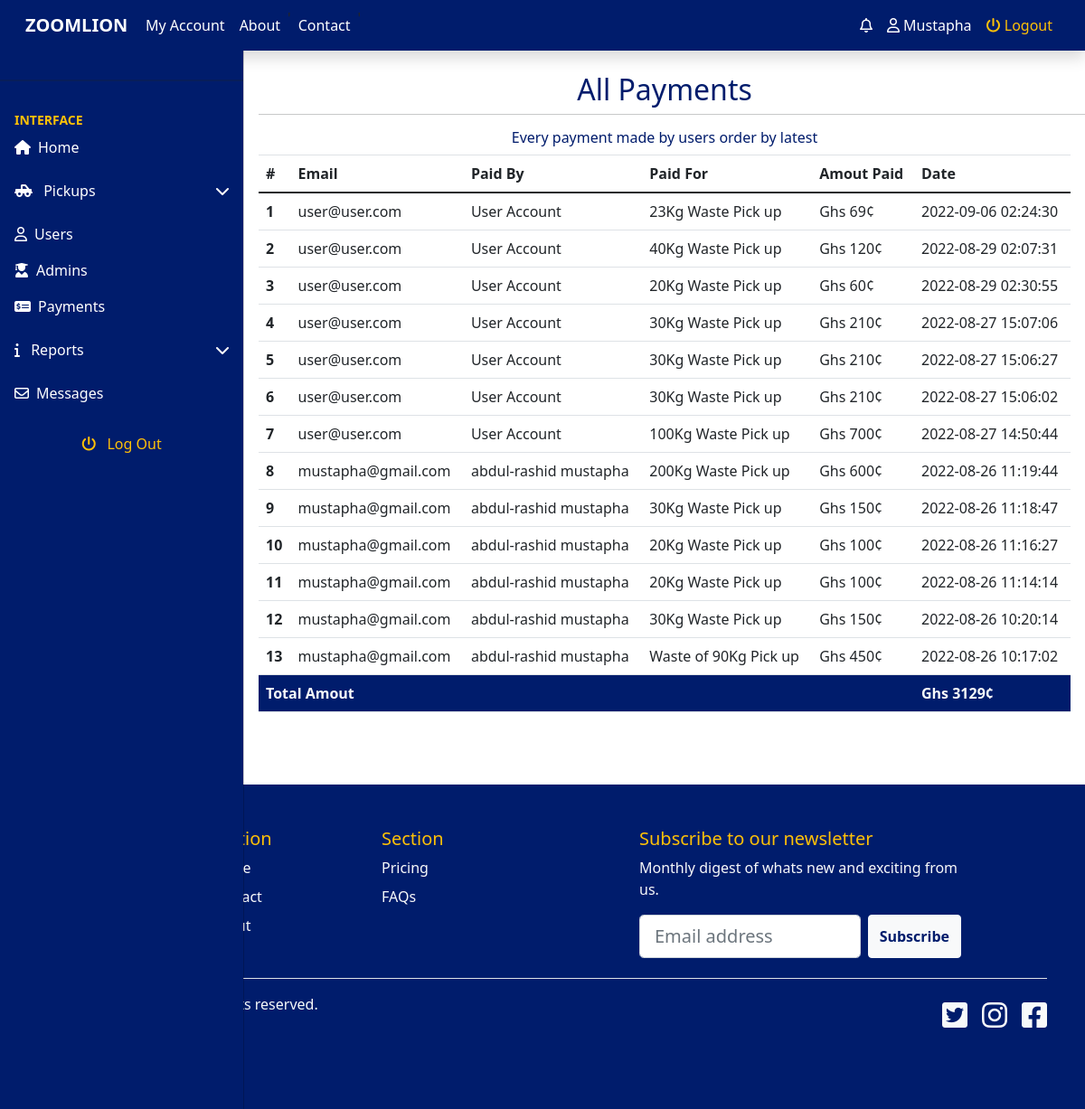
The app's page /admin/payments.php (signed in) with its own data.
### tables this page shows
CREATE TABLE `payments` (
  `id` int(11) NOT NULL,
  `email` varchar(255) NOT NULL,
  `for` varchar(255) NOT NULL,
  `amount` int(11) NOT NULL,
  `date` datetime NOT NULL DEFAULT current_timestamp()
);

CREATE TABLE `userstable` (
  `id` int(11) NOT NULL,
  `email` varchar(255) NOT NULL,
  `surname` varchar(255) NOT NULL,
  `firstname` varchar(255) NOT NULL,
  `gender` varchar(10) NOT NULL,
  `phone` varchar(15) NOT NULL,
  `password` varchar(255) NOT NULL,
  `token` varchar(255) NOT NULL,
  `role` tinyint(4) NOT NULL DEFAULT 0,
  `date_created` date NOT NULL DEFAULT current_timestamp()
);

### admin/payments.php (the view, shortened to what this page needs)
<?php
    include_once '../includes/header.php';
    include_once 'side_panel.php';
?>
<main class="mt-5 pt-3">
    <div class="container">
        <div class="row p-3">
            <h2 class="text-center text-zoom">All Payments</h2>
            <hr>
            <h6 class="text-center text-zoom">Every payment made by users order by latest</h6>
            <table class="table table-hover">
                <thead>
                    <tr>
                        <th>#</th>
                        <th>Email</th>
                        <th>Paid By</th>
                        <th>Paid For</th>
                        <th>Amout Paid</th>
                        <th>Date</th>
                    </tr>
                </thead>
                <tbody>
                    <?php
                        $count = 1;
                        $total = 0;
                        $sql = "SELECT * FROM payments order by id DESC";
                        $result = mysqli_query($con, $sql);
                        while ($data = mysqli_fetch_assoc($result)) {?>
                        <tr>
                            <th><?= $count; ?></th>
                            <td><?= $data['email']; ?></td>
                            <?php $email = $data['email']; $result2 = mysqli_query($con, "SELECT * FROM userstable WHERE email = '$email'");
                                $data2 = mysqli_fetch_assoc($result2);
                            ?>
                            <td><?= $data2['surname'].' '.$data2['firstname']; ?></td>
                            <td><?= $data['for']; ?></td>
                            <td>Ghs <?= $data['amount']; ?>¢</td>
                            <td><?= $data['date']; ?></td>
                        </tr>
                        <?php
                            $count++;
                            $total = $total + $data['amount'];
                            }
                    ?>
                    <tr class="bg-zoom text-light tr">
                        <th colspan="5">Total Amout</th>
                        <th>Ghs <?= $total; ?>¢</th>
                    </tr>
                </tbody>
            </table>
        </div>
    </div>
</main>
<?php
    include_once '../includes/footer.php';
?>

### styles/style.css (style rules this page uses)
.bg-zoom { background-color: #001c6c; }
.text-zoom { color: #001c6c; }
:root { --offcanvas-width: 270px; --topNavbarHeight: 56px; }
@media (min-width:992px) { body { overflow: auto !important; } }
@media (min-width:992px) { main { margin-left: var(--offcanvas-width); } }

### records on screen
payments: email "user@user.com", userstable.surname "User", userstable.firstname "Account", for "23Kg Waste Pick up", amount "69", date "2022-09-06 02:24:30"
payments: email "user@user.com", userstable.surname "User", userstable.firstname "Account", for "40Kg Waste Pick up", amount "120", date "2022-08-29 02:07:31"
payments: email "user@user.com", userstable.surname "User", userstable.firstname "Account", for "20Kg Waste Pick up", amount "60", date "2022-08-29 02:30:55"
payments: email "user@user.com", userstable.surname "User", userstable.firstname "Account", for "30Kg Waste Pick up", amount "210", date "2022-08-27 15:07:06"
payments: email "user@user.com", userstable.surname "User", userstable.firstname "Account", for "30Kg Waste Pick up", amount "210", date "2022-08-27 15:06:27"
payments: email "user@user.com", userstable.surname "User", userstable.firstname "Account", for "30Kg Waste Pick up", amount "210", date "2022-08-27 15:06:02"
payments: email "user@user.com", userstable.surname "User", userstable.firstname "Account", for "100Kg Waste Pick up", amount "700", date "2022-08-27 14:50:44"
payments: email "mustapha@gmail.com", userstable.surname "abdul-rashid", userstable.firstname "mustapha", for "200Kg Waste Pick up", amount "600", date "2022-08-26 11:19:44"
payments: email "mustapha@gmail.com", userstable.surname "abdul-rashid", userstable.firstname "mustapha", for "30Kg Waste Pick up", amount "150", date "2022-08-26 11:18:47"
payments: email "mustapha@gmail.com", userstable.surname "abdul-rashid", userstable.firstname "mustapha", for "20Kg Waste Pick up", amount "100", date "2022-08-26 11:16:27"
payments: email "mustapha@gmail.com", userstable.surname "abdul-rashid", userstable.firstname "mustapha", for "20Kg Waste Pick up", amount "100", date "2022-08-26 11:14:14"
payments: email "mustapha@gmail.com", userstable.surname "abdul-rashid", userstable.firstname "mustapha", for "30Kg Waste Pick up", amount "150", date "2022-08-26 10:20:14"
payments: email "mustapha@gmail.com", userstable.surname "abdul-rashid", userstable.firstname "mustapha", for "Waste of 90Kg Pick up", amount "450", date "2022-08-26 10:17:02"

### other values on screen
$name "Mustapha"
$total "3129"
